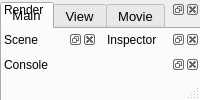
<?xml version="1.0" encoding="UTF-8"?>
<ui version="4.0">
	<class>MainWindow</class>
	
	<widget class="QMainWindow" name="MainWindow">
		<property name="windowTitle">
			<string>VTX</string>
		</property>
		
		<widget class="QTabWidget" name="menuTab">
			<property name="geometry">
				<rect>
					<x>0</x>
					<y>2</y>
					<width>800</width>
					<height>110</height>
				</rect>
			</property>
			<property name="sizePolicy">
				 <sizepolicy hsizetype="Maximum" vsizetype="Fixed">
					  <horstretch>0</horstretch>
					  <verstretch>0</verstretch>
				 </sizepolicy>
			</property>
			<property name="minimumSize">
				<size>
					<width>800</width>
					<height>110</height>
				</size>
			</property>
			<property name="font">
				<font>
					<pointsize>10</pointsize>
				</font>
			</property>
			<property name="currentIndex">
				<number>0</number>
			</property>

			<widget class="QWidget" name="mainTab">			
				<attribute name="title">
					<string>Main</string>
				</attribute>

				<widget class="VTX::UI::Widget::MenuMainWidget" name="mainTabContent" />
			</widget>
			
			<widget class="QLabel" name="tmp1">		
				<attribute name="title">
					<string>View</string>
				</attribute>
			</widget>
			
			<widget class="QLabel" name="tmp2">		
				<attribute name="title">
					<string>Movie</string>
				</attribute>
			</widget>
		</widget>
		
		
		<widget class="VTX::UI::Widget::RenderWidget" name="render">
			<property name="windowTitle"><string>Render</string></property>
			<attribute name="dockWidgetArea">
				<number>4</number>
			</attribute>
		</widget>
		
		<widget class="VTX::UI::Widget::SceneWidget" name="scene">
			<property name="windowTitle"><string>Scene</string></property>
			<attribute name="dockWidgetArea">
				<number>1</number>
			</attribute>
		</widget>
		
		<widget class="VTX::UI::Widget::InspectorWidget" name="inspector">
			<property name="windowTitle"><string>Inspector</string></property>
			<attribute name="dockWidgetArea">
				<number>2</number>
			</attribute>
		</widget>
		
		<widget class="VTX::UI::Widget::ConsoleWidget" name="console">
		<property name="windowTitle"><string>Console</string></property>
			<attribute name="dockWidgetArea">
				<number>8</number>
			</attribute>
		</widget>
		
		
			
		<widget class="QStatusBar" name="statusbar"/>

		<action name="file_open">
			<property name="text">
				<string>Open...</string>
			</property>
		</action>
		<action name="file_close">
			<property name="text">
				<string>Close</string>
			</property>
		</action>
		
		<action name="window_togglerender">
			<property name="text">
				<string>Render</string>
			</property>
			<property name="shortcut">
				<string>F2</string>
			</property>
		</action>
		<action name="window_togglescene">
			<property name="text">
				<string>Scene</string>
			</property>
			<property name="shortcut">
				<string>F3</string>
			</property>
		</action>
		<action name="window_toggleinspector">
			<property name="text">
				<string>Inspector</string>
			</property>
			<property name="shortcut">
				<string>F4</string>
			</property>
		</action>
		<action name="window_togglelog">
			<property name="text">
				<string>Log</string>
			</property>
			<property name="shortcut">
				<string>F5</string>
			</property>
		</action>
	</widget>
	
	
	<customwidgets>
		<customwidget>
			<class>VTX::UI::Widget::MenuMainWidget</class>
			<extends>QWidget</extends>
			<header>ui/widget/menu_main_widget.hpp</header>
		</customwidget>

		<customwidget>
			<class>VTX::UI::Widget::RenderWidget</class>
			<extends>QDockWidget</extends>
			<header>ui/widget/render_widget.hpp</header>
		</customwidget>
		<customwidget>
			<class>VTX::UI::Widget::InspectorWidget</class>
			<extends>QDockWidget</extends>
			<header>ui/widget/inspector_widget.hpp</header>
		</customwidget>
		<customwidget>
			<class>VTX::UI::Widget::SceneWidget</class>
			<extends>QDockWidget</extends>
			<header>ui/widget/scene_widget.hpp</header>
		</customwidget>
		<customwidget>
			<class>VTX::UI::Widget::ConsoleWidget</class>
			<extends>QDockWidget</extends>
			<header>ui/widget/console_widget.hpp</header>
		</customwidget>
	</customwidgets>
	
	<resources/>
	<connections/>
</ui>
